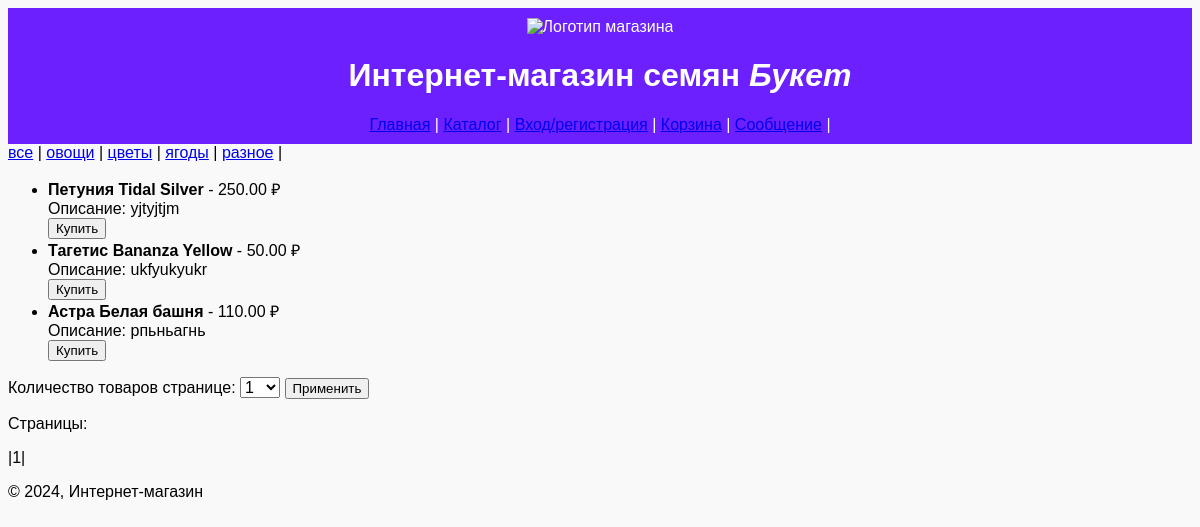
/kind/цветы/, run on the app's committed database.
### seeds/models.py (models this page shows, shortened)
class Kind(models.Model):
    name_kind = models.CharField(max_length=50, verbose_name='Название вида')
    specification_kind = models.TextField(verbose_name='Описание вида')

class Product(models.Model):
    name_product = models.CharField(max_length=50, verbose_name='Название сорта')
    specification_product = models.TextField(verbose_name='Описание сорта')
    fabricator = models.CharField(max_length=50, verbose_name='Производитель')
    amount = models.PositiveSmallIntegerField(verbose_name='Количество в упаковке')
    price = models.DecimalField(max_digits=5, decimal_places=2, verbose_name='Цена')
    balance = models.PositiveIntegerField(verbose_name='Остаток')
    category = models.ForeignKey(Category, on_delete=models.PROTECT, null=True, blank=True, verbose_name='Категория')
    kind = models.ForeignKey(Kind, on_delete=models.PROTECT, null=True, blank=True, verbose_name='Вид')

### seeds/views.py (the view)
# urls.py: path('kind/<str:name_kind>/', catalog, name='catalog'),
def catalog(request, name_kind):
    global per_page
    kinds = Kind.objects.all()
    if name_kind != 'all':
        filtered_products = Product.objects.filter(kind__name_kind=name_kind)
    else:
        filtered_products = Product.objects.all()
    if request.method == 'POST':
        per_page = request.POST.get('page_len')
    paginator = Paginator(filtered_products, per_page)  # создаем пагинатор
    page_number = request.GET.get('page')  # получаем номер страницы, на которую переходит пользователь
    page_obj = paginator.get_page(page_number)  # получаем товары для текущей страницы
    context = {
        'page_obj': page_obj,
        'kinds': kinds,
    }
    return render(request, 'seeds/catalog.html', context)

### templates/seeds/catalog.html (shortened to what this page needs)
{% extends 'base.html' %}
{% block content %}
<nav>
    <a href="/kind/all/">все</a> |
    {% for kind in kinds %}
    <a href="/kind/{{ kind.name_kind|urlencode }}/">{{ kind.name_kind }}</a> |
    {% endfor %}
</nav>
{% if page_obj %}
    <ul>
        {% for product in page_obj %}
        <li>
            <strong>{{ product.name_product }}</strong> - {{ product.price }} ₽<br>
            Описание: {{ product.specification_product }}
            <br>
            <a href="/add_basket/{{ product.name_product|urlencode }}/"><button type="submit">Купить</button></a>
        </li>
        {% endfor %}
    </ul>
{% else %}
    <p>Товары отсутствуют</p>
{% endif %}
{% endblock %}
{% block pagination %}
    {{ block.super }}
{% endblock %}

### seeds/static/seedsshop/styles.css (style rules this page uses)
body { font-family: Arial, sans-serif; background-color: #f9f9f9; }

### data on the page
Kind: name_kind "овощи"
Kind: name_kind "цветы"
Kind: name_kind "ягоды"
Kind: name_kind "разное"
Product: name_product "Петуния Tidal Silver", price "250.00", specification_product "yjtyjtjm"
Product: name_product "Тагетис Bananza Yellow", price "50.00", specification_product "ukfyukyukr"
Product: name_product "Астра Белая башня", price "110.00", specification_product "рпьньагнь"

### other printed values
{{ page_obj.number }} "1"
